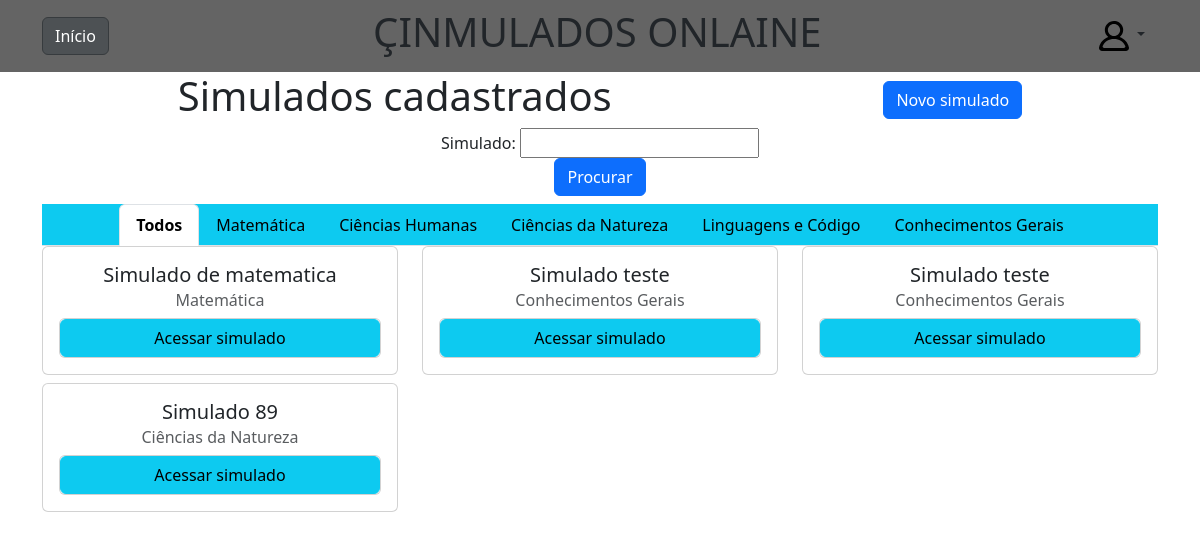
Screenshot of /list-tests/6 with the database file from the repository.
### tests/models.py (models this page shows, shortened)
class Test(models.Model):
    title = models.CharField(max_length=60)
    theme = models.CharField(max_length=2, choices=THEME_CHOICE)
    questions = models.ManyToManyField(Question)
    class Meta:
        verbose_name = "Simulado"
        verbose_name_plural = "Simulados"

### tests/views.py (the view)
# urls.py: path('list-tests/<int:theme_id>', views.list_tests, name='list_tests'),
def list_tests(request, theme_id):
    if request.method == 'GET':
        if theme_id<1 or theme_id> 5:
            tests = Test.objects.all()
        else:
            tests = Test.objects.filter(theme=theme_id)
    else:
        query = request.POST.get('query')
        tests = Test.objects.filter(Q(title__icontains=query))
    search_form = SearchForm()
    context = {
        'tests': tests,
        'tema': theme_id,
        'search_form': search_form
    }
    return render(request, 'tests/list-tests.html', context )

### tests/forms.py
class SearchForm(forms.Form):
    query = forms.CharField(label='Simulado', max_length=100, required=True)

### tests/templates/tests/list-tests.html
{% extends 'tests/tests-nav.html' %}
{% load static %}
{% block tests %}
  <div class="tab-content container" id="nav-tabContent">
    <div class="tab-pane fade show active tests-cards-div" id="nav-todos" role="tabpanel" aria-labelledby="nav-todos-tab">
      {%if tests%}
      <div class="row">
        {% for c in tests %}
        <div class="col-md-4 text-center">
          <div class="card inside-card md-2 mb-2 ">
            <div class="card-body">
              <h5 class="card-title">{{c.title}}</h5>
              <h6 class="card-subtitle mb-2 text-muted"> {{c.get_theme_display}}</h6>
              <div class="card">
                <a href="{% url 'tests:test_details' c.id%}" class=" btn btn-info card-link">Acessar simulado</a>
              </div>
            </div>
          </div>
        </div>
        {% endfor %}
      </div>
      {%else%}
      <div class="m-5">Nenhum simulado cadastrado</div>
      {%endif%}
    </div>
  </div>
{% endblock tests %}

### static/tests/css/main.css (style rules this page uses)
body { margin: 0; display: flex; flex-direction: column; }
.tab-content { overflow-x: hidden; height: 69vh; }

### rows the page displays
Test: title "Simulado de matematica", theme "Matemática"
Test: title "Simulado teste", theme "Conhecimentos Gerais"
Test: title "Simulado teste", theme "Conhecimentos Gerais"
Test: title "Simulado 89", theme "Ciências da Natureza"
